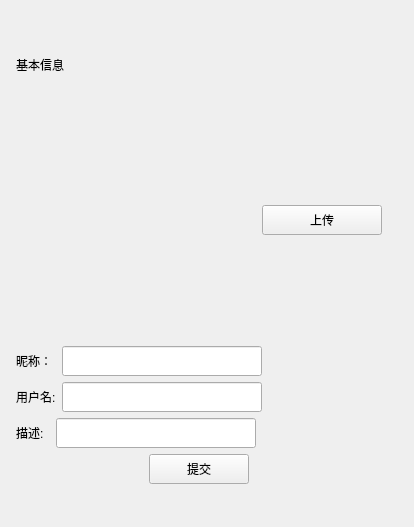
<?xml version="1.0" encoding="UTF-8"?>
<ui version="4.0">
 <class>UserInfoPage</class>
 <widget class="QWidget" name="UserInfoPage">
  <property name="geometry">
   <rect>
    <x>0</x>
    <y>0</y>
    <width>414</width>
    <height>527</height>
   </rect>
  </property>
  <property name="windowTitle">
   <string>Form</string>
  </property>
  <layout class="QHBoxLayout" name="horizontalLayout_6">
   <item>
    <layout class="QVBoxLayout" name="verticalLayout_2">
     <property name="leftMargin">
      <number>5</number>
     </property>
     <property name="topMargin">
      <number>5</number>
     </property>
     <property name="rightMargin">
      <number>5</number>
     </property>
     <property name="bottomMargin">
      <number>5</number>
     </property>
     <item>
      <spacer name="verticalSpacer_3">
       <property name="orientation">
        <enum>Qt::Orientation::Vertical</enum>
       </property>
       <property name="sizeType">
        <enum>QSizePolicy::Policy::Fixed</enum>
       </property>
       <property name="sizeHint" stdset="0">
        <size>
         <width>20</width>
         <height>40</height>
        </size>
       </property>
      </spacer>
     </item>
     <item>
      <widget class="QLabel" name="label_4">
       <property name="text">
        <string>基本信息</string>
       </property>
      </widget>
     </item>
     <item>
      <spacer name="verticalSpacer_4">
       <property name="orientation">
        <enum>Qt::Orientation::Vertical</enum>
       </property>
       <property name="sizeType">
        <enum>QSizePolicy::Policy::Fixed</enum>
       </property>
       <property name="sizeHint" stdset="0">
        <size>
         <width>20</width>
         <height>40</height>
        </size>
       </property>
      </spacer>
     </item>
     <item>
      <layout class="QHBoxLayout" name="horizontalLayout">
       <item>
        <widget class="QLabel" name="head_lb">
         <property name="minimumSize">
          <size>
           <width>200</width>
           <height>200</height>
          </size>
         </property>
         <property name="maximumSize">
          <size>
           <width>200</width>
           <height>200</height>
          </size>
         </property>
         <property name="text">
          <string/>
         </property>
        </widget>
       </item>
       <item>
        <spacer name="horizontalSpacer_6">
         <property name="orientation">
          <enum>Qt::Orientation::Horizontal</enum>
         </property>
         <property name="sizeType">
          <enum>QSizePolicy::Policy::Fixed</enum>
         </property>
         <property name="sizeHint" stdset="0">
          <size>
           <width>40</width>
           <height>20</height>
          </size>
         </property>
        </spacer>
       </item>
       <item>
        <widget class="QPushButton" name="up_btn">
         <property name="minimumSize">
          <size>
           <width>120</width>
           <height>30</height>
          </size>
         </property>
         <property name="maximumSize">
          <size>
           <width>120</width>
           <height>30</height>
          </size>
         </property>
         <property name="text">
          <string>上传</string>
         </property>
        </widget>
       </item>
      </layout>
     </item>
     <item>
      <spacer name="verticalSpacer_2">
       <property name="orientation">
        <enum>Qt::Orientation::Vertical</enum>
       </property>
       <property name="sizeType">
        <enum>QSizePolicy::Policy::Fixed</enum>
       </property>
       <property name="sizeHint" stdset="0">
        <size>
         <width>20</width>
         <height>20</height>
        </size>
       </property>
      </spacer>
     </item>
     <item>
      <layout class="QHBoxLayout" name="horizontalLayout_2">
       <item>
        <widget class="QLabel" name="label">
         <property name="text">
          <string>昵称： </string>
         </property>
        </widget>
       </item>
       <item>
        <widget class="QLineEdit" name="nick_ed">
         <property name="minimumSize">
          <size>
           <width>200</width>
           <height>30</height>
          </size>
         </property>
         <property name="maximumSize">
          <size>
           <width>200</width>
           <height>30</height>
          </size>
         </property>
        </widget>
       </item>
       <item>
        <spacer name="horizontalSpacer">
         <property name="orientation">
          <enum>Qt::Orientation::Horizontal</enum>
         </property>
         <property name="sizeHint" stdset="0">
          <size>
           <width>40</width>
           <height>20</height>
          </size>
         </property>
        </spacer>
       </item>
      </layout>
     </item>
     <item>
      <layout class="QHBoxLayout" name="horizontalLayout_3">
       <item>
        <widget class="QLabel" name="label_2">
         <property name="text">
          <string>用户名:</string>
         </property>
        </widget>
       </item>
       <item>
        <widget class="QLineEdit" name="name_ed">
         <property name="minimumSize">
          <size>
           <width>200</width>
           <height>30</height>
          </size>
         </property>
         <property name="maximumSize">
          <size>
           <width>200</width>
           <height>30</height>
          </size>
         </property>
        </widget>
       </item>
       <item>
        <spacer name="horizontalSpacer_2">
         <property name="orientation">
          <enum>Qt::Orientation::Horizontal</enum>
         </property>
         <property name="sizeHint" stdset="0">
          <size>
           <width>40</width>
           <height>20</height>
          </size>
         </property>
        </spacer>
       </item>
      </layout>
     </item>
     <item>
      <layout class="QHBoxLayout" name="horizontalLayout_4">
       <item>
        <widget class="QLabel" name="label_3">
         <property name="text">
          <string>描述:  </string>
         </property>
        </widget>
       </item>
       <item>
        <widget class="QLineEdit" name="desc_ed">
         <property name="minimumSize">
          <size>
           <width>200</width>
           <height>30</height>
          </size>
         </property>
         <property name="maximumSize">
          <size>
           <width>200</width>
           <height>30</height>
          </size>
         </property>
        </widget>
       </item>
       <item>
        <spacer name="horizontalSpacer_3">
         <property name="orientation">
          <enum>Qt::Orientation::Horizontal</enum>
         </property>
         <property name="sizeHint" stdset="0">
          <size>
           <width>40</width>
           <height>20</height>
          </size>
         </property>
        </spacer>
       </item>
      </layout>
     </item>
     <item>
      <layout class="QHBoxLayout" name="horizontalLayout_5">
       <item>
        <widget class="QPushButton" name="submit_btn">
         <property name="minimumSize">
          <size>
           <width>100</width>
           <height>30</height>
          </size>
         </property>
         <property name="maximumSize">
          <size>
           <width>100</width>
           <height>30</height>
          </size>
         </property>
         <property name="text">
          <string>提交</string>
         </property>
        </widget>
       </item>
      </layout>
     </item>
     <item>
      <spacer name="verticalSpacer">
       <property name="orientation">
        <enum>Qt::Orientation::Vertical</enum>
       </property>
       <property name="sizeHint" stdset="0">
        <size>
         <width>20</width>
         <height>40</height>
        </size>
       </property>
      </spacer>
     </item>
    </layout>
   </item>
   <item>
    <spacer name="horizontalSpacer_4">
     <property name="orientation">
      <enum>Qt::Orientation::Horizontal</enum>
     </property>
     <property name="sizeHint" stdset="0">
      <size>
       <width>40</width>
       <height>20</height>
      </size>
     </property>
    </spacer>
   </item>
   <item>
    <spacer name="horizontalSpacer_5">
     <property name="orientation">
      <enum>Qt::Orientation::Horizontal</enum>
     </property>
     <property name="sizeHint" stdset="0">
      <size>
       <width>40</width>
       <height>20</height>
      </size>
     </property>
    </spacer>
   </item>
  </layout>
 </widget>
 <resources/>
 <connections/>
</ui>
